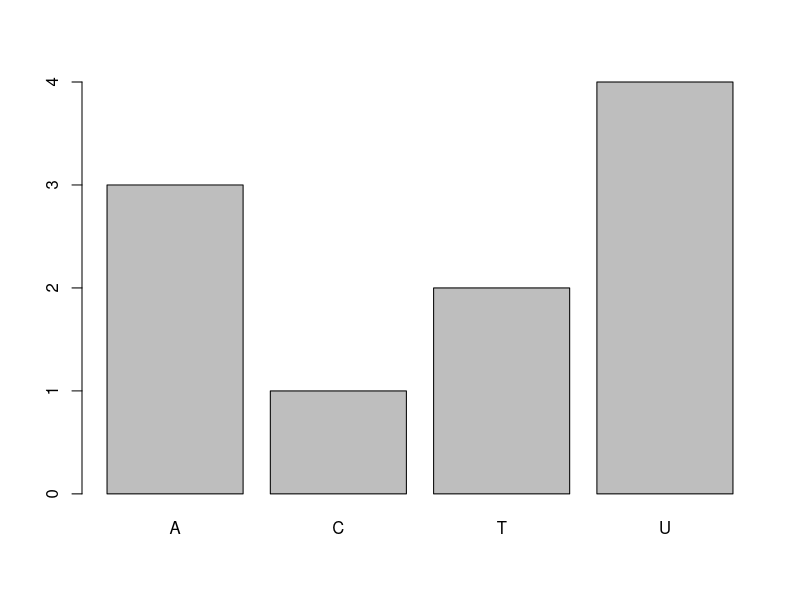
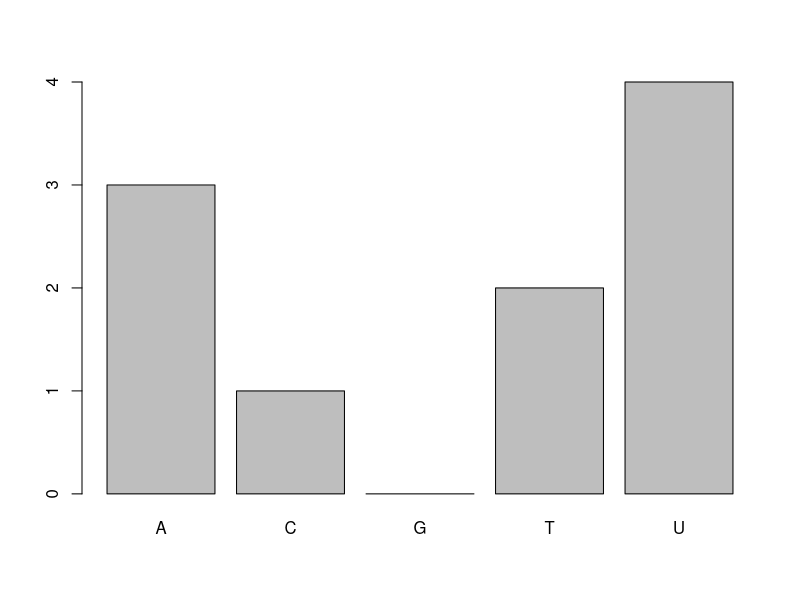
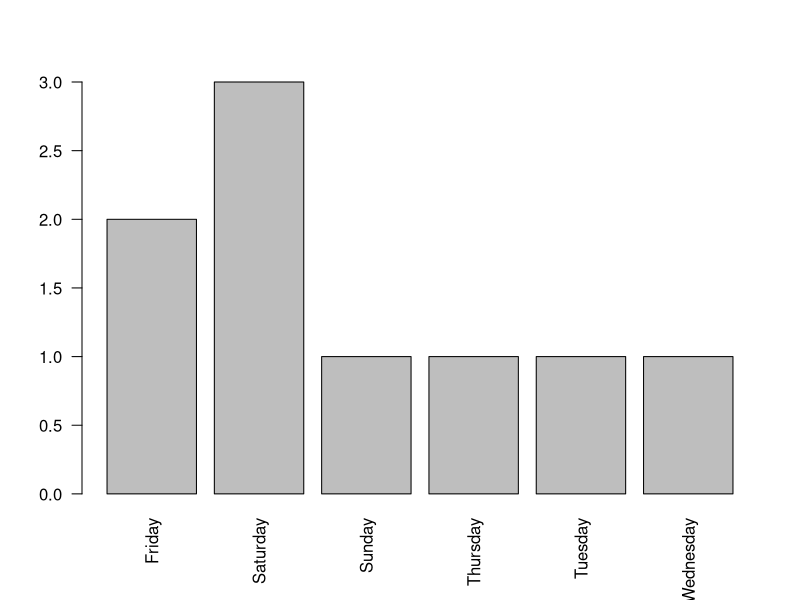
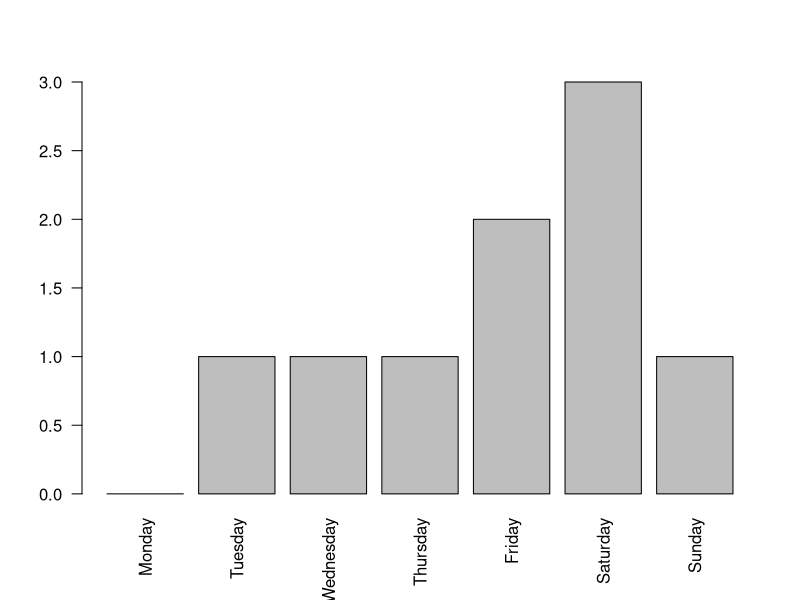

Recreate these plots in R, in order.
## ---- chunk 1
# Hard coding the survey results.
# R allows you to split things between parentheses onto multiple lines
# to make it easier to read.
favorite_nucleic_acid <- c("T", "A", "U", "U", "A", 
                           "C", "T", "U", "A", "U") 
## ---- chunk 2
table(favorite_nucleic_acid)
## ---- chunk 3
barplot(table(favorite_nucleic_acid))
## ---- chunk 4
# Convert to factor and giving it a levels argument
factor_favorite_nucleic_acid <- factor(favorite_nucleic_acid,
                                      levels=c("A", "C", "G", "T", "U"))

# Summarizing the data with table()
table(factor_favorite_nucleic_acid)

# A more common way of summarizing factors:
# summary(factor_favorite_nuceic_acid)


## ---- chunk 5
# create a barplot with base R plotting
barplot(table(factor_favorite_nucleic_acid))
## ---- chunk 6
# Survey results as a vector
favorite_day <- c("Saturday", "Tuesday", "Saturday", "Saturday", "Wednesday", 
                     "Sunday", "Thursday", "Friday", "Friday")

# Summarize with table() function
table(favorite_day)
## ---- chunk 7
# create a barplot and rotate labels for readability
barplot(table(favorite_day), las=2)
## ---- chunk 8
# convert to factor with ordered levels
factor_favorite_day <- factor(favorite_day,
                                 ordered=TRUE,
                                 levels=c("Monday", "Tuesday", "Wednesday",
                                          "Thursday", "Friday", "Saturday", "Sunday"))
#output a table
table(factor_favorite_day)
## ---- chunk 9
# create a barplot and rotate labels for readability
barplot(summary(factor_favorite_day), las=2) 
